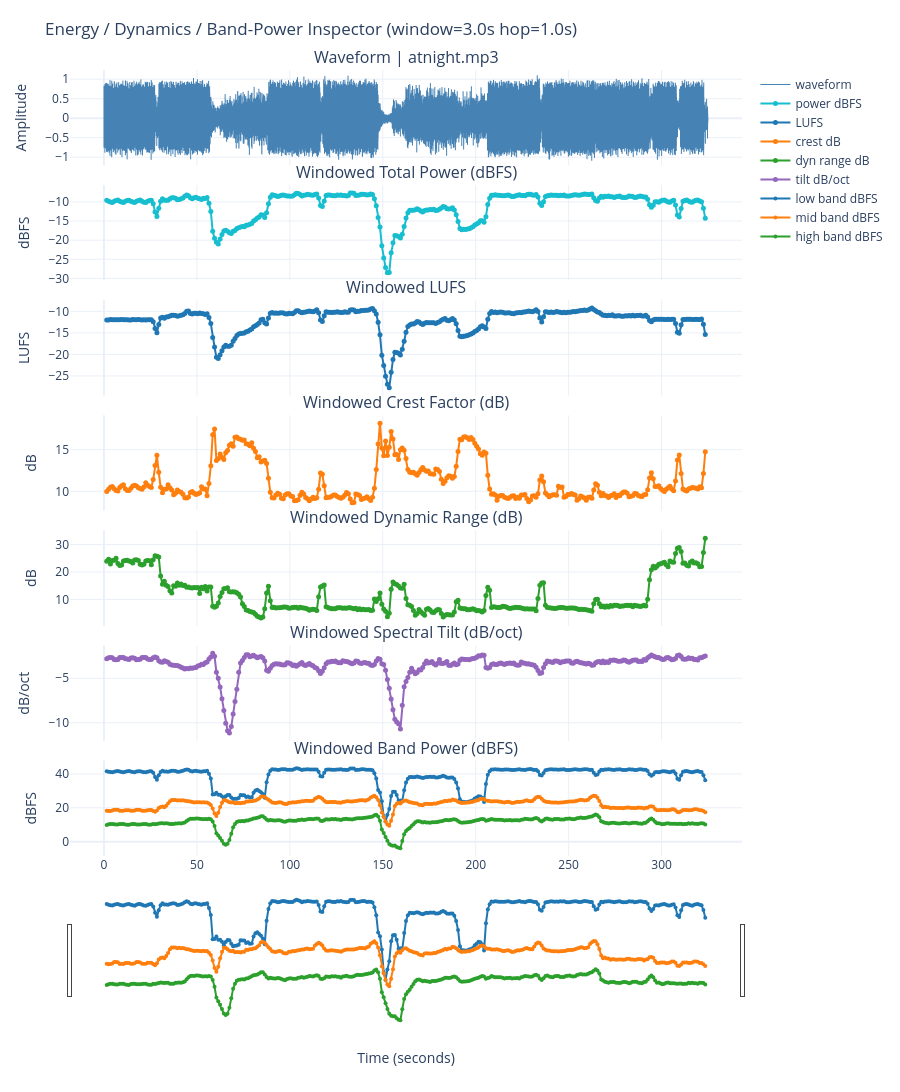

The cell this chart's notebook holds for it:
### Code cell
from pathlib import Path

import numpy as np
import plotly.graph_objects as go
from plotly.subplots import make_subplots

# Zoomable waveform + energy metrics inspector (Plotly).
required_vars = [
    "energy_audio",
    "energy_time_sec",
    "energy_duration_sec",
    "window_centers_sec",
    "window_power_dbfs",
    "window_lufs",
    "window_crest_db",
    "window_dyn_range_db",
    "window_spectral_tilt_db_per_oct",
    "window_band_power_dbfs",
    "energy_summary",
]

missing = [name for name in required_vars if name not in globals()]
if missing:
    raise RuntimeError(
        "Run the energy-analysis metrics cell first. Missing: " + ", ".join(missing)
    )

MAX_WAVE_POINTS = 140_000


def _downsample_wave(t: np.ndarray, y: np.ndarray, max_points: int = MAX_WAVE_POINTS):
    n = y.size
    if n <= max_points:
        return t.astype(np.float32), y.astype(np.float32)
    stride = int(np.ceil(n / max_points))
    return t[::stride].astype(np.float32), y[::stride].astype(np.float32)


plot_t, plot_y = _downsample_wave(energy_time_sec, energy_audio)

fig = make_subplots(
    rows=7,
    cols=1,
    shared_xaxes=True,
    vertical_spacing=0.025,
    subplot_titles=(
        f"Waveform | {Path(energy_summary['track_path']).name}",
        "Windowed Total Power (dBFS)",
        "Windowed LUFS",
        "Windowed Crest Factor (dB)",
        "Windowed Dynamic Range (dB)",
        "Windowed Spectral Tilt (dB/oct)",
        "Windowed Band Power (dBFS)",
    ),
)

fig.add_trace(
    go.Scattergl(
        x=plot_t,
        y=plot_y,
        mode="lines",
        name="waveform",
        line=dict(color="steelblue", width=1),
        hoverinfo="skip",
    ),
    row=1,
    col=1,
)

fig.add_trace(
    go.Scatter(
        x=window_centers_sec,
        y=window_power_dbfs,
        mode="lines+markers",
        name="power dBFS",
        line=dict(color="#17becf", width=2),
        marker=dict(size=5),
    ),
    row=2,
    col=1,
)

fig.add_trace(
    go.Scatter(
        x=window_centers_sec,
        y=window_lufs,
        mode="lines+markers",
        name="LUFS",
        line=dict(color="#1f77b4", width=2),
        marker=dict(size=5),
    ),
    row=3,
    col=1,
)

fig.add_trace(
    go.Scatter(
        x=window_centers_sec,
        y=window_crest_db,
        mode="lines+markers",
        name="crest dB",
        line=dict(color="#ff7f0e", width=2),
        marker=dict(size=5),
    ),
    row=4,
    col=1,
)

fig.add_trace(
    go.Scatter(
        x=window_centers_sec,
        y=window_dyn_range_db,
        mode="lines+markers",
        name="dyn range dB",
        line=dict(color="#2ca02c", width=2),
        marker=dict(size=5),
    ),
    row=5,
    col=1,
)

fig.add_trace(
    go.Scatter(
        x=window_centers_sec,
        y=window_spectral_tilt_db_per_oct,
        mode="lines+markers",
        name="tilt dB/oct",
        line=dict(color="#9467bd", width=2),
        marker=dict(size=5),
    ),
    row=6,
    col=1,
)

band_colors = {"low": "#1f77b4", "mid": "#ff7f0e", "high": "#2ca02c"}
for name in ["low", "mid", "high"]:
    if name in window_band_power_dbfs:
        fig.add_trace(
            go.Scatter(
                x=window_centers_sec,
                y=window_band_power_dbfs[name],
                mode="lines+markers",
                name=f"{name} band dBFS",
                line=dict(color=band_colors[name], width=2),
                marker=dict(size=4),
            ),
            row=7,
            col=1,
        )

fig.update_layout(
    title=(
        "Energy / Dynamics / Band-Power Inspector "
        f"(window={energy_summary['window_sec']:.1f}s hop={energy_summary['hop_sec']:.1f}s)"
    ),
    height=1320,
    template="plotly_white",
    hovermode="x unified",
    dragmode="pan",
    margin=dict(l=70, r=40, t=70, b=60),
)

fig.update_yaxes(title_text="Amplitude", row=1, col=1, fixedrange=True)
fig.update_yaxes(title_text="dBFS", row=2, col=1)
fig.update_yaxes(title_text="LUFS", row=3, col=1)
fig.update_yaxes(title_text="dB", row=4, col=1)
fig.update_yaxes(title_text="dB", row=5, col=1)
fig.update_yaxes(title_text="dB/oct", row=6, col=1)
fig.update_yaxes(title_text="dBFS", row=7, col=1)

initial_window = min(45.0, float(energy_duration_sec))
fig.update_xaxes(range=[0.0, initial_window], row=1, col=1)
fig.update_xaxes(title_text="Time (seconds)", rangeslider_visible=True, row=7, col=1)

fig.show(config={"scrollZoom": True, "displaylogo": False})

### Figure 1 — Plotly figure (JSON) as saved in the notebook; plotly's stock layout.template omitted (floating-point values rounded to 4 significant figures; data arrays with more than 128 entries replaced by an {"elided": "..."} marker saying what was removed)
{"data": [{"hoverinfo": "skip", "line": {"color": "steelblue", "width": 1}, "mode": "lines", "name": "waveform", "type": "scattergl", "x": {"elided": "139219 float values"}, "xaxis": "x", "y": {"elided": "139219 float values"}, "yaxis": "y"}, {"line": {"color": "#17becf", "width": 2}, "marker": {"size": 5}, "mode": "lines+markers", "name": "power dBFS", "type": "scatter", "x": {"elided": "323 float values"}, "xaxis": "x2", "y": {"elided": "323 float values"}, "yaxis": "y2"}, {"line": {"color": "#1f77b4", "width": 2}, "marker": {"size": 5}, "mode": "lines+markers", "name": "LUFS", "type": "scatter", "x": {"elided": "323 float values"}, "xaxis": "x3", "y": {"elided": "323 float values"}, "yaxis": "y3"}, {"line": {"color": "#ff7f0e", "width": 2}, "marker": {"size": 5}, "mode": "lines+markers", "name": "crest dB", "type": "scatter", "x": {"elided": "323 float values"}, "xaxis": "x4", "y": {"elided": "323 float values"}, "yaxis": "y4"}, {"line": {"color": "#2ca02c", "width": 2}, "marker": {"size": 5}, "mode": "lines+markers", "name": "dyn range dB", "type": "scatter", "x": {"elided": "323 float values"}, "xaxis": "x5", "y": {"elided": "323 float values"}, "yaxis": "y5"}, {"line": {"color": "#9467bd", "width": 2}, "marker": {"size": 5}, "mode": "lines+markers", "name": "tilt dB/oct", "type": "scatter", "x": {"elided": "323 float values"}, "xaxis": "x6", "y": {"elided": "323 float values"}, "yaxis": "y6"}, {"line": {"color": "#1f77b4", "width": 2}, "marker": {"size": 4}, "mode": "lines+markers", "name": "low band dBFS", "type": "scatter", "x": {"elided": "323 float values"}, "xaxis": "x7", "y": {"elided": "323 float values"}, "yaxis": "y7"}, {"line": {"color": "#ff7f0e", "width": 2}, "marker": {"size": 4}, "mode": "lines+markers", "name": "mid band dBFS", "type": "scatter", "x": {"elided": "323 float values"}, "xaxis": "x7", "y": {"elided": "323 float values"}, "yaxis": "y7"}, {"line": {"color": "#2ca02c", "width": 2}, "marker": {"size": 4}, "mode": "lines+markers", "name": "high band dBFS", "type": "scatter", "x": {"elided": "323 float values"}, "xaxis": "x7", "y": {"elided": "323 float values"}, "yaxis": "y7"}], "layout": {"annotations": [{"font": {"size": 16}, "showarrow": false, "text": "Waveform | atnight.mp3", "x": 0.5, "xanchor": "center", "xref": "paper", "y": 1, "yanchor": "bottom", "yref": "paper"}, {"font": {"size": 16}, "showarrow": false, "text": "Windowed Total Power (dBFS)", "x": 0.5, "xanchor": "center", "xref": "paper", "y": 0.8536, "yanchor": "bottom", "yref": "paper"}, {"font": {"size": 16}, "showarrow": false, "text": "Windowed LUFS", "x": 0.5, "xanchor": "center", "xref": "paper", "y": 0.7071, "yanchor": "bottom", "yref": "paper"}, {"font": {"size": 16}, "showarrow": false, "text": "Windowed Crest Factor (dB)", "x": 0.5, "xanchor": "center", "xref": "paper", "y": 0.5607, "yanchor": "bottom", "yref": "paper"}, {"font": {"size": 16}, "showarrow": false, "text": "Windowed Dynamic Range (dB)", "x": 0.5, "xanchor": "center", "xref": "paper", "y": 0.4143, "yanchor": "bottom", "yref": "paper"}, {"font": {"size": 16}, "showarrow": false, "text": "Windowed Spectral Tilt (dB/oct)", "x": 0.5, "xanchor": "center", "xref": "paper", "y": 0.2679, "yanchor": "bottom", "yref": "paper"}, {"font": {"size": 16}, "showarrow": false, "text": "Windowed Band Power (dBFS)", "x": 0.5, "xanchor": "center", "xref": "paper", "y": 0.1214, "yanchor": "bottom", "yref": "paper"}], "dragmode": "pan", "height": 1320, "hovermode": "x unified", "margin": {"b": 60, "l": 70, "r": 40, "t": 70}, "title": {"text": "Energy / Dynamics / Band-Power Inspector (window=3.0s hop=1.0s)"}, "xaxis": {"anchor": "y", "domain": [0, 1], "matches": "x7", "range": [0, 45], "showticklabels": false}, "xaxis2": {"anchor": "y2", "domain": [0, 1], "matches": "x7", "showticklabels": false}, "xaxis3": {"anchor": "y3", "domain": [0, 1], "matches": "x7", "showticklabels": false}, "xaxis4": {"anchor": "y4", "domain": [0, 1], "matches": "x7", "showticklabels": false}, "xaxis5": {"anchor": "y5", "domain": [0, 1], "matches": "x7", "showticklabels": false}, "xaxis6": {"anchor": "y6", "domain": [0, 1], "matches": "x7", "showticklabels": false}, "xaxis7": {"anchor": "y7", "domain": [0, 1], "rangeslider": {"visible": true}, "title": {"text": "Time (seconds)"}}, "yaxis": {"anchor": "x", "domain": [0.8786, 1], "fixedrange": true, "title": {"text": "Amplitude"}}, "yaxis2": {"anchor": "x2", "domain": [0.7321, 0.8536], "title": {"text": "dBFS"}}, "yaxis3": {"anchor": "x3", "domain": [0.5857, 0.7071], "title": {"text": "LUFS"}}, "yaxis4": {"anchor": "x4", "domain": [0.4393, 0.5607], "title": {"text": "dB"}}, "yaxis5": {"anchor": "x5", "domain": [0.2929, 0.4143], "title": {"text": "dB"}}, "yaxis6": {"anchor": "x6", "domain": [0.1464, 0.2679], "title": {"text": "dB/oct"}}, "yaxis7": {"anchor": "x7", "domain": [0, 0.1214], "title": {"text": "dBFS"}}}}
